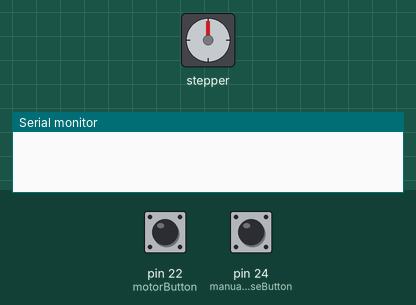
Simulated run of this sketch. Board: Arduino Mega 2560, built with avr-gcc and run on an emulated ATmega2560. On the bench: stepper motor, the last lines printed to the serial monitor. Wiring (inferred from the names in the program): stepper motor (2048 steps per turn assumed): coils pin 30, pin 32, pin 34, pin 36. The test bench sets the inputs (shaded band); at power-on: pin 24 (manualMotorReverseButton) LOW, pin 22 (motorButton) HIGH.

Above: at 1.2 s.
1.3 s: pin 24 (manualMotorReverseButton) pulled HIGH for 0.15 s
At 1.46 s:
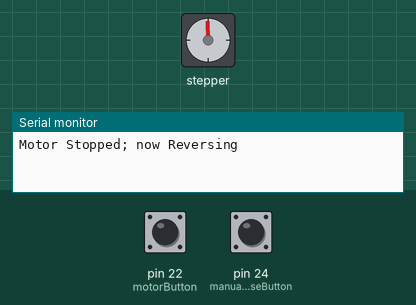
4.3 s: pin 24 (manualMotorReverseButton) pulled HIGH for 1 s
At 4.3 s:
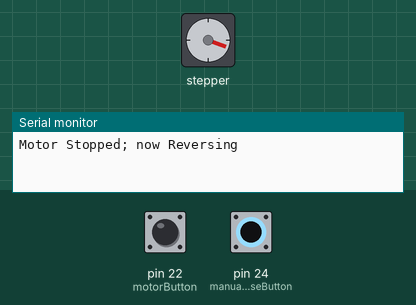
6.8 s: pin 24 (manualMotorReverseButton) pulled HIGH for 0.15 s
At 7.25 s:
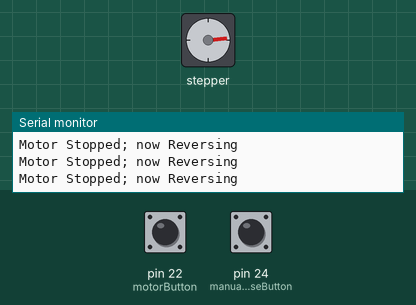
12.9 s: pin 22 (motorButton) pulsed LOW 2 times (0.12 s each, 0.3 s apart)
At 13.4 s:
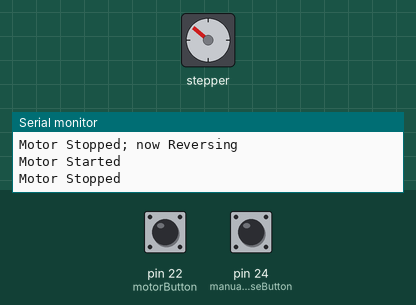
Timing chart, 0 to 15.9 s (numbered marks = the images above; inputs shaded):
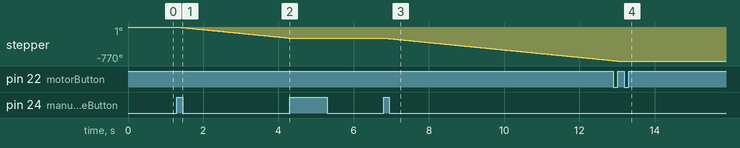

The sketch:

BarnDoorTracker_3.1.ino
```cpp
/*
 * Author: Joshua Mayersky with lots of help from the internet
 * For the main ideas and stepper motor help: https://github.com/partofthething/startracker/blob/master/controller/motor_control.ino
 * For the button class: https://arduino.stackexchange.com/questions/48243/detecting-if-a-push-button-was-pressed-and-released
 * Uses a 28BYJ-48 stepper motor and ULN2003 driver board, Arduino Mega ADK board
 * Changelog
 * Updated 01DEC2021
 * 2.0: Implemented a watchdog/interrupt timer that calls the motor stepper function
 * 2.1: Added the button to start/stop the timer/motor, code reformatting
 * Added the button to turn the fan on/off
 * Locked the button presses until the motor is finished reversing
 * 2.2: Reworked motor stepping function to allow for one function to do both forward and reverse
 * 3.0: Adding the variable timing rate for speeding the motor up in forward motion
 * 3.1 Removing fan pin and changing to manual motor reversing
*/

//---------------Class Definitions---------------//
class Button {
    private:
        bool _state;
        uint8_t _pin;

    public:
        Button(uint8_t pin) : _pin(pin) {}

        void begin() {
            pinMode(_pin, INPUT_PULLUP);
            _state = digitalRead(_pin);
        }

        bool isPushed() {
            bool v = digitalRead(_pin);
            if (v != _state) {
                _state = v;
                if (_state) {
                    return true;
                }
            }
            return false;
        }
};

//---------------Libraries---------------//
#include <arduino-timer.h>

//---------------Variable initializations---------------//
//Constants
const int NUM_PINS = 4;
const int NUM_STEPS = 8;
const double RADS_PER_SEC = 7.292115e-05;
//const double LENGTH_CM = 29.113; // fill in with precise measured value
const double LENGTH_CM = 25;
//const double THETA0 = 0.0241218; // fill in with angle at fully closed position (radians)
const double THETA0 = 0.0559415;
const double ROTATIONS_PER_CM = 7.8740157;  // 1/4-20 thread
const double DOUBLESTEPS_PER_ROTATION = 2048.0;
//Pins
Button motorButton(22);
Button manualMotorReverseButton(24);
//const int FAN = 44;
int allPins[NUM_PINS] = {30, 32, 34, 36};
//Modes
const int IDLING = 0;
const int FORWARD = 1;
const int STOPPING = 2;
const int REVERSING = 3;
//Variables
int motorMode = IDLING;
//int fanMode = IDLING;
auto timer = timer_create_default();
bool done = true;
bool manualReverse = false;
// from manufacturers datasheet for stepper motor
int STEPPER_SEQUENCE[NUM_STEPS][NUM_PINS] = {{1,0,0,1},
                                             {1,0,0,0},
                                             {1,1,0,0},
                                             {0,1,0,0},
                                             {0,1,1,0},
                                             {0,0,1,0},
                                             {0,0,1,1},
                                             {0,0,0,1}};
int stepDelta = 1;  // single steps while filming for smoothest operation and highest torque;
int stepNum = 0;
double totalSeconds = 0.0;
unsigned long totalSteps = 0;
double stepInterval_s = 0.001;
int *currentStep;
volatile double next = 1000; // next time to trigger callback
//volatile double next = 0.0125; // next time to trigger callback
volatile double rightNow; // volatile keyword required when things change in callbacks
double startTime;
double endTime;
double nextOffset;


//---------------Setup Loops---------------//
void setup() {
  Serial.begin(115200);
  setup_gpio();
  motorButton.begin();
}


void setup_gpio() {
  for (int i=0;i<NUM_PINS;i++) {
     pinMode(allPins[i], OUTPUT);
  }
  //pinMode(FAN, OUTPUT);
  all_pins_off();
}


//---------------Functions---------------//
//Turn off all the pins on the ULN2003 driver board
void all_pins_off() {
  for (int i=0;i<NUM_PINS;i++) {
    digitalWrite(allPins[i], LOW);
  }
}


//Steps the motor according to the manufacturers stepper sequence
bool motor(void *arg){
  startTime = micros(); //overflows after ~70 minutes
  nextOffset = 0.0;
  switch (motorMode){
    case IDLING:
      break;
    case FORWARD:
      stepInterval_s = 1.0/(ROTATIONS_PER_CM * ypt(totalSeconds)* 2.0 * DOUBLESTEPS_PER_ROTATION);
      stepNum %= NUM_STEPS;

      totalSeconds += stepInterval_s; // required for tangent error
      currentStep = STEPPER_SEQUENCE[stepNum];
      motorStep(currentStep);
      stepNum += stepDelta;
      totalSteps += stepDelta;

      endTime = micros();
      if (endTime > startTime){
        nextOffset = endTime - startTime;
      }
      next = (stepInterval_s * 1000.0) - (nextOffset / 1000);
      timer.in(next, motor);  //Starts the timer to call the function again  // see you next time!
      return false;
    case STOPPING:
      break;
    case REVERSING:
      stepNum = NUM_STEPS-1;
      for (int i=0; i<totalSteps; i++){
        currentStep = STEPPER_SEQUENCE[stepNum];
        motorStep(currentStep);
        delay(1);
        stepNum -= stepDelta;  // 2 is double-stepping. Faster and shakier.
        if (stepNum<0) {
          stepNum += NUM_STEPS;
        }
      }
      totalSteps = 0; //Reset the step counter
      all_pins_off(); //Turn all the pins off
      done = true;  //Set the done status to unlock the button
      timer.cancel();
      motorMode = IDLING;;
      return false;
    }
}


//Function to actually do the stepping
void motorStep(int *currentStep){
  for (int i=0; i<NUM_PINS; i++) {
    digitalWrite(allPins[i], currentStep[i]);
  }
}


//bolt insertion rate in cm/s: y'(t)
double ypt(double ts) {
   // Note, if you run this for ~359 minutes, it goes to infinity!!
   return LENGTH_CM * RADS_PER_SEC/pow(cos(THETA0 + RADS_PER_SEC * ts),2);
}


//---------------Main Loop---------------//
void loop() {
  timer.tick();

  //Checking if the button to start/stop/reverse the motor is pushed
  if (motorButton.isPushed() and done == true) {
    motorMode += 1;
    manualReverse = false;
    switch (motorMode){
      case IDLING:
        break;
      case FORWARD:
        Serial.println("Motor Started");
        timer.in(next, motor);
        break;
      case STOPPING:
        Serial.println("Motor Stopped");
        timer.cancel();
        all_pins_off();
        next = 1000;
        break;
      case REVERSING:
        Serial.println("Motor Reversing");
        done = false;
        timer.in(1000, motor);
        break;
    }
  }

  //Checking if the button to manually reverse the motor is pushed
  if (manualMotorReverseButton.isPushed()) {
    //First stop the motor/reset timer/etc.
    Serial.println("Motor Stopped; now Reversing");
    timer.cancel();
    all_pins_off();
    next = 1000;
    motorMode = IDLING;

    manualReverse = !manualReverse;
    stepNum = NUM_STEPS-1;
  }

  if (manualReverse){
    //Begin reversing motor while the button is still pushed
    currentStep = STEPPER_SEQUENCE[stepNum];
    motorStep(currentStep);
    delay(1);
    stepNum -= stepDelta;  // 2 is double-stepping. Faster and shakier.
    if (stepNum<0) {
      stepNum += NUM_STEPS;
    }
  }
}
```

Measured:
- after the input at 1.3 s, stepper: keeps turning counter-clockwise at about 84°/s, starting at once
- after the input at 4.3 s, stepper: stops changing and stays -250°
- after the input at 6.8 s, stepper: keeps turning counter-clockwise at about 84°/s, starting at once
- after the input at 12.9 s, stepper: goes on until 13.0 s, then stays -770°
